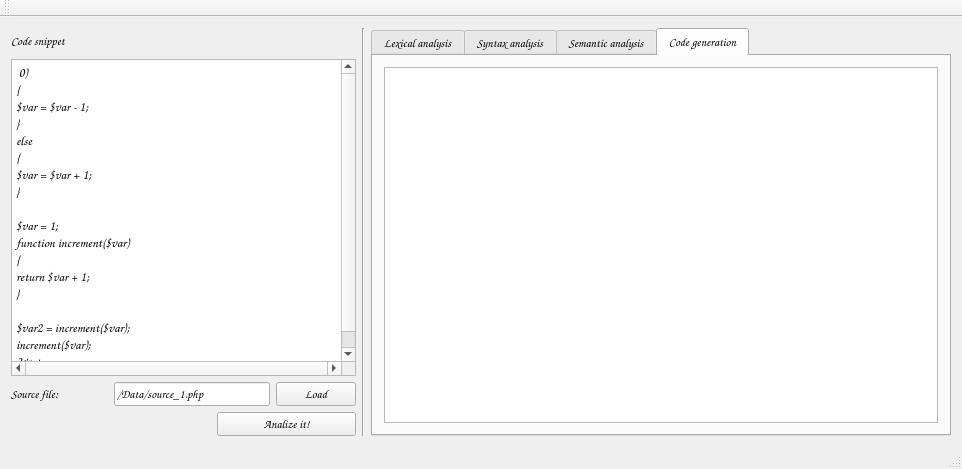
<?xml version="1.0" encoding="UTF-8"?>
<ui version="4.0">
 <class>MainWindow</class>
 <widget class="QMainWindow" name="MainWindow">
  <property name="geometry">
   <rect>
    <x>0</x>
    <y>0</y>
    <width>962</width>
    <height>469</height>
   </rect>
  </property>
  <property name="font">
   <font>
    <family>Comic Sans MS</family>
   </font>
  </property>
  <property name="windowTitle">
   <string>Lexical Analizer</string>
  </property>
  <widget class="QWidget" name="centralWidget">
   <layout class="QHBoxLayout" name="horizontalLayout_2">
    <item>
     <layout class="QHBoxLayout" name="horizontalLayout">
      <item>
       <layout class="QGridLayout" name="gridLayout">
        <item row="0" column="0" colspan="2">
         <widget class="QLabel" name="label">
          <property name="minimumSize">
           <size>
            <width>0</width>
            <height>25</height>
           </size>
          </property>
          <property name="text">
           <string>Code snippet</string>
          </property>
         </widget>
        </item>
        <item row="1" column="0" colspan="4">
         <widget class="QPlainTextEdit" name="mp_source">
          <property name="font">
           <font>
            <pointsize>10</pointsize>
           </font>
          </property>
          <property name="mouseTracking">
           <bool>true</bool>
          </property>
          <property name="verticalScrollBarPolicy">
           <enum>Qt::ScrollBarAlwaysOn</enum>
          </property>
          <property name="horizontalScrollBarPolicy">
           <enum>Qt::ScrollBarAlwaysOn</enum>
          </property>
          <property name="plainText">
           <string>&lt;?php
/*
for($a = $b;$a = $b;$a = $b;)
{
$a = $b;
}
*/
$var = 1;

$a = $b;

{
  $c = &quot;c&quot;;
  $d = $c;
}

if($var &gt; 0)
{
$var = $var - 1;
}
else
{
$var = $var + 1;
}

$var = 1;
function increment($var)
{
return $var + 1;
}

$var2 = increment($var);
increment($var);
?&gt;</string>
          </property>
         </widget>
        </item>
        <item row="2" column="0">
         <widget class="QLabel" name="label_3">
          <property name="text">
           <string>Source file:</string>
          </property>
         </widget>
        </item>
        <item row="2" column="1" colspan="2">
         <widget class="QLineEdit" name="mp_sourcefile_path">
          <property name="text">
           <string>/Data/source_1.php</string>
          </property>
         </widget>
        </item>
        <item row="2" column="3">
         <widget class="QPushButton" name="mp_load_button">
          <property name="text">
           <string>Load</string>
          </property>
         </widget>
        </item>
        <item row="3" column="0" colspan="2">
         <widget class="QLabel" name="mp_file_status">
          <property name="minimumSize">
           <size>
            <width>200</width>
            <height>0</height>
           </size>
          </property>
          <property name="styleSheet">
           <string notr="true">QLabel{color: red;}</string>
          </property>
          <property name="text">
           <string/>
          </property>
         </widget>
        </item>
        <item row="3" column="2" colspan="2">
         <widget class="QPushButton" name="mp_analize_button">
          <property name="text">
           <string>Analize it!</string>
          </property>
         </widget>
        </item>
       </layout>
      </item>
      <item>
       <widget class="Line" name="line">
        <property name="orientation">
         <enum>Qt::Vertical</enum>
        </property>
       </widget>
      </item>
      <item>
       <layout class="QGridLayout" name="gridLayout_2">
        <item row="0" column="0">
         <widget class="QTabWidget" name="tabWidget">
          <property name="currentIndex">
           <number>3</number>
          </property>
          <widget class="QWidget" name="tab">
           <attribute name="title">
            <string>Lexical analysis</string>
           </attribute>
           <layout class="QHBoxLayout" name="horizontalLayout_3">
            <item>
             <widget class="QTableWidget" name="mp_result_table">
              <property name="font">
               <font>
                <pointsize>9</pointsize>
               </font>
              </property>
              <property name="editTriggers">
               <set>QAbstractItemView::NoEditTriggers</set>
              </property>
              <attribute name="verticalHeaderVisible">
               <bool>false</bool>
              </attribute>
              <attribute name="verticalHeaderDefaultSectionSize">
               <number>20</number>
              </attribute>
              <column>
               <property name="text">
                <string>Tocken class</string>
               </property>
              </column>
              <column>
               <property name="text">
                <string>Lexem</string>
               </property>
              </column>
              <column>
               <property name="text">
                <string>Row</string>
               </property>
              </column>
              <column>
               <property name="text">
                <string>Column</string>
               </property>
              </column>
             </widget>
            </item>
           </layout>
          </widget>
          <widget class="QWidget" name="tab_2">
           <attribute name="title">
            <string>Syntax analysis</string>
           </attribute>
           <layout class="QHBoxLayout" name="horizontalLayout_4">
            <item>
             <widget class="QPlainTextEdit" name="mp_syntax_output"/>
            </item>
           </layout>
          </widget>
          <widget class="QWidget" name="tab_3">
           <property name="toolTip">
            <string>Semantic analysis</string>
           </property>
           <attribute name="title">
            <string>Semantic analysis</string>
           </attribute>
           <layout class="QHBoxLayout" name="horizontalLayout_5">
            <item>
             <widget class="QTableWidget" name="mp_semantic_result">
              <property name="font">
               <font>
                <pointsize>9</pointsize>
               </font>
              </property>
              <property name="editTriggers">
               <set>QAbstractItemView::NoEditTriggers</set>
              </property>
              <attribute name="verticalHeaderVisible">
               <bool>false</bool>
              </attribute>
              <attribute name="verticalHeaderDefaultSectionSize">
               <number>20</number>
              </attribute>
              <column>
               <property name="text">
                <string>Variable name</string>
               </property>
              </column>
              <column>
               <property name="text">
                <string>Init value</string>
               </property>
              </column>
              <column>
               <property name="text">
                <string>Layer</string>
               </property>
              </column>
             </widget>
            </item>
           </layout>
          </widget>
          <widget class="QWidget" name="tab_4">
           <attribute name="title">
            <string>Code generation</string>
           </attribute>
           <layout class="QHBoxLayout" name="horizontalLayout_6">
            <item>
             <widget class="QPlainTextEdit" name="mp_output_code_generation">
              <property name="font">
               <font>
                <pointsize>9</pointsize>
               </font>
              </property>
             </widget>
            </item>
           </layout>
          </widget>
         </widget>
        </item>
       </layout>
      </item>
     </layout>
    </item>
   </layout>
  </widget>
  <widget class="QMenuBar" name="menuBar">
   <property name="geometry">
    <rect>
     <x>0</x>
     <y>0</y>
     <width>962</width>
     <height>21</height>
    </rect>
   </property>
  </widget>
  <widget class="QToolBar" name="mainToolBar">
   <attribute name="toolBarArea">
    <enum>TopToolBarArea</enum>
   </attribute>
   <attribute name="toolBarBreak">
    <bool>false</bool>
   </attribute>
  </widget>
  <widget class="QStatusBar" name="statusBar"/>
 </widget>
 <layoutdefault spacing="6" margin="11"/>
 <resources/>
 <connections/>
</ui>
